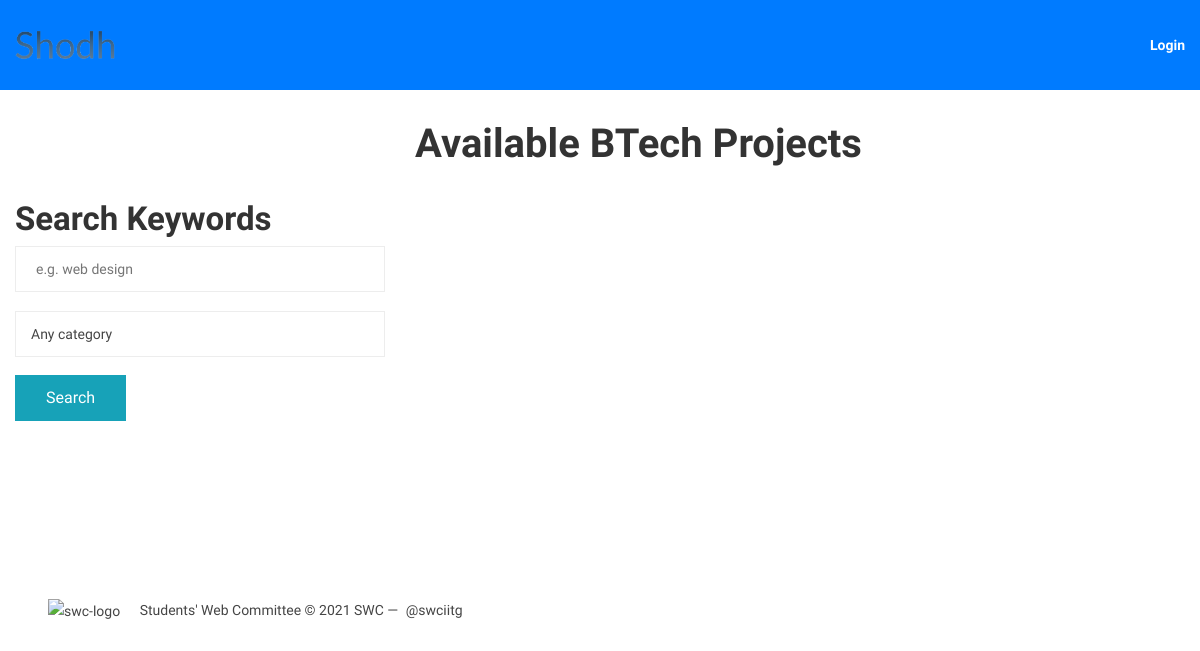
The app's page /groups/btp/, older data.
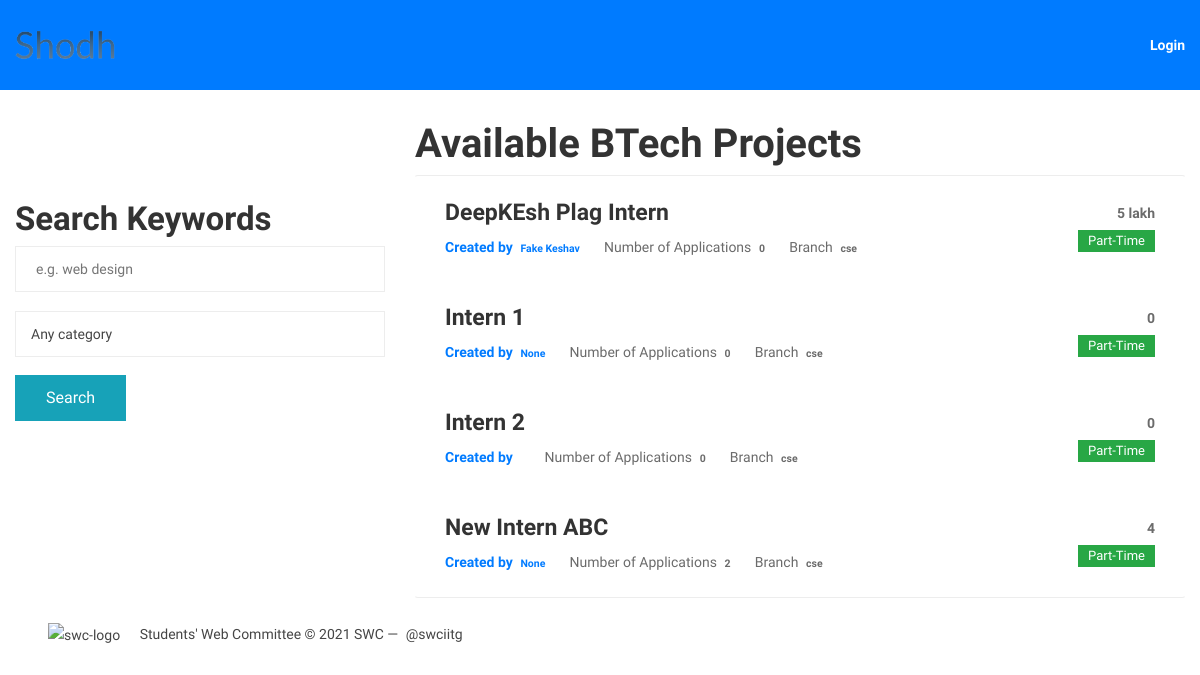
The same page, newer data.
### groups/models.py (models this page shows, shortened)
class Group(models.Model):
    creator = models.ForeignKey(User,on_delete=models.CASCADE, related_name="group_creator")
    name = models.CharField(max_length=255, unique=True)
    slug = models.SlugField(allow_unicode=True, unique=True)
    description = models.TextField(blank=True, default='')
    description_html = models.TextField(editable=False, default='', blank=True)
    field_of_job= models.CharField(max_length=255, choices=FIELD_CHOICES, default='sde')
    duration = models.CharField(max_length=255, blank=True, default='', null=True)
    stipend = models.CharField(max_length=255, blank=True, default='', null=True)
    expected_qualifications = models.TextField(blank=True, default='', null=True)
    apply_by = models.CharField(max_length=255,blank=True, default='', null=True)
    start_date= models.CharField(max_length=255,blank=True, default='', null=True)
    additional_questions_to_applicant = models.TextField(blank=True, default='', null=True)
    location = models.CharField(max_length=255, blank=True, default='', null=True)
    vacancy = models.PositiveIntegerField(blank=True, default=1, null=True)
    workstatus = models.CharField(max_length=255, choices=STATUS_CHOICES, default='pt')
    btp=models.BooleanField(default=False, null=True, blank=True)
    branch = models.CharField(max_length=255, choices=BRANCH_CHOICES, default='na')
    finished=models.BooleanField(default=False, null=True, blank=True)
    class Meta:
        ordering = ["name"]

### accounts/models.py (models this page shows, shortened)
class UserProfile(models.Model):
    name = models.CharField(default=None,max_length=256,null=True)
    user = models.OneToOneField(User, on_delete=models.CASCADE, default=None)
    slug = models.SlugField(allow_unicode=True, unique=True,  default=None)
    position= models.CharField(max_length=255, choices=POSITION_CHOICES, default='stud')
    photo= models.ImageField(default= None,null=True)
    username = models.CharField(max_length=256)
    aboutme = models.TextField(default=None,null=True)
    branch = models.CharField(max_length=255, choices=BRANCH_CHOICES, default='bt')
    cpi = models.FloatField(default=None,null=True)
    gender = models.CharField(max_length=255, choices=GENDER_CHOICES, default='anon')
    linkedin = models.CharField(default=None,max_length=256,null=True)

### groups/views.py (the view)
class ListGroupsBTP(generic.ListView):
    model = Group
    template_name="groups/btp_list.html"

### groups/templates/groups/btp_list.html (shortened to what this page needs)
{% extends "groups/group_base.html" %}
{% load static %}
{% block pregroup %}
<div class="row">
	<div class="col-md-4" style="padding-top: 15%; padding-bottom: 5%;">
		<div class="content">
			<div style="padding-top: 5%; padding-bottom: 15%;">
				<h3 class="title">Search Keywords</h3>
				<form action="{% url 'groups:searchbar' %}" method="POST" id="form1">
					<input type="text" placeholder="e.g. web design" name="searchbar">
					<div style="padding-top: 5%;">
					<select name="fieldofjob">
						  <option value="all">Any category</option>
					</select>
				</div>
				</form>
				<div style="padding-top: 5%; padding-bottom: 10%;">
					<button form="form1" type="submit" class="btn btn-md btn-fill btn-info"> Search</button>
				</div>
			</div>
		</div>
	</div>
	{% endblock %}
	{% block group_content %}
	<div class="col-md-8" style="padding-top: 10%;">
        <h2> Available BTech Projects</h2>
		<div class="list-group">
			{% for group in object_list %}
            {% if group.btp == True %}
            {% if group.finished == False %}
			<a class="list-group-item job-list" href="{% url 'groups:single' slug=group.slug %}">
				<div class="salary-type col-auto order-sm-3">
					<span class="salary-range">{{ group.stipend }}</span>
					{% if group.workstatus == "pt" %}
					<span class="badge badge-success">Part-Time</span>
					{% else %}
					<span class="badge badge-success">Full-Time</span>
					{% endif %}
				</div>
				<div class="content col">
					<h5 class="title">{{ group.name }}</h5>
					<ul class="meta">
						<li><strong class="text-primary"> Created by <span class="badge"> {{ group.creator.userprofile.name }}
								</span></strong>
						</li>
						<li>Number of Application{{ group.posts.count|pluralize }} <span class="badge">
								{{ group.posts.count }} </span></li>
                        <li>Branch <span class="badge">
                                {{ group.branch }} </span></li>
					</ul>
				</div>
			</a>
            {% endif %}
            {% endif %}
			{% endfor %}
		</div>
	</div>
</div>
{% endblock %}

Row changes from the older to the newer data that the page shows:
added Group: stipend "5 lakh", workstatus "Part-Time", name "DeepKEsh Plag Intern", creator.userprofile.name "Fake Keshav", posts.count "0", branch "cse"
added Group: stipend "0", workstatus "Part-Time", name "Intern 1", creator.userprofile.name "None", posts.count "0", branch "cse"
added Group: stipend "0", workstatus "Part-Time", name "Intern 2", posts.count "0", branch "cse"
added Group: stipend "4", workstatus "Part-Time", name "New Intern ABC", creator.userprofile.name "None", posts.count "2", branch "cse"
